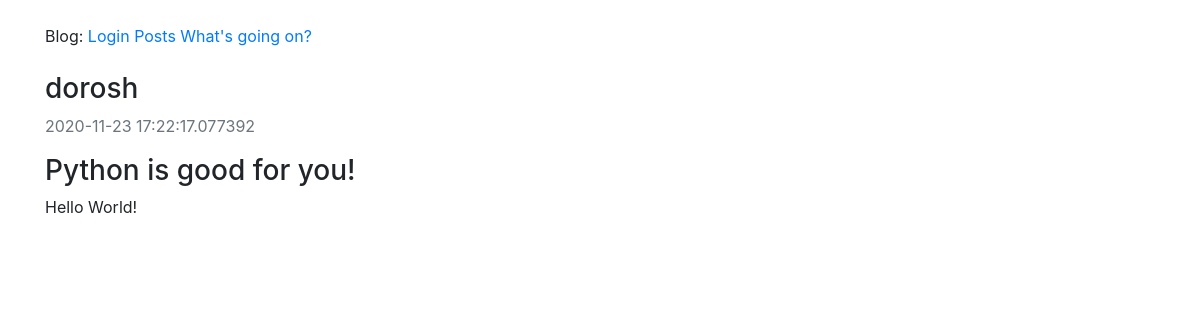
The app's page /posts/1/ with its own data.
### app/models.py (models this page shows, shortened)
class User(UserMixin, db.Model):
    id = db.Column(db.Integer, primary_key=True)
    username = db.Column(db.String(64), index=True, unique=True)
    email = db.Column(db.String(120), index=True, unique=True)
    image_file = db.Column(db.String(20), nullable=False, default = 'default.jpg')
    about_me = db.Column(db.String(200), nullable=True)
    last_seen = db.Column(db.DateTime, default=datetime.utcnow)
    password_hash = db.Column(db.String(128))
    posts = db.relationship('Post', backref='author', lazy='dynamic')

class Post(db.Model):
    id = db.Column(db.Integer, primary_key=True)
    title = db.Column(db.String(100), nullable=False)
    body = db.Column(db.String(140), nullable=False)
    timestamp = db.Column(db.DateTime, index=True, default=datetime.utcnow, nullable=False)
    user_id = db.Column(db.Integer, db.ForeignKey('user.id'))

### app/views.py (the view)
@app.route('/posts/<int:post_id>/', methods=['GET'])
def get_post(post_id):
    post = Post.query.get(post_id)
    return render_template('post.html', post=post)

### app/views.py (called while the page is built)
@app.before_request
def before_request():
    if current_user.is_authenticated:
        current_user.last_seen = datetime.utcnow()
        db.session.commit()

### app/templates/post.html (shortened to what this page needs)
{% extends "base.html" %}
{% block content %}
<br>
<div class="content-section">
    <div class="media">
        <div class="media-body">
            <h3 class="account-heading">{{ post.author.username }}</h3>
            <p class="text-secondary">{{ post.timestamp }}</p>
        </div>
    </div>
</div>
<p class="h3">{{ post.title }}</p>
<p>{{ post.body }}</p>
{% endblock %}

### records on screen
User: author.username "dorosh"
Post: timestamp "2020-11-23 17:22:17.077392", title "Python is good for you!", body "Hello World!"
